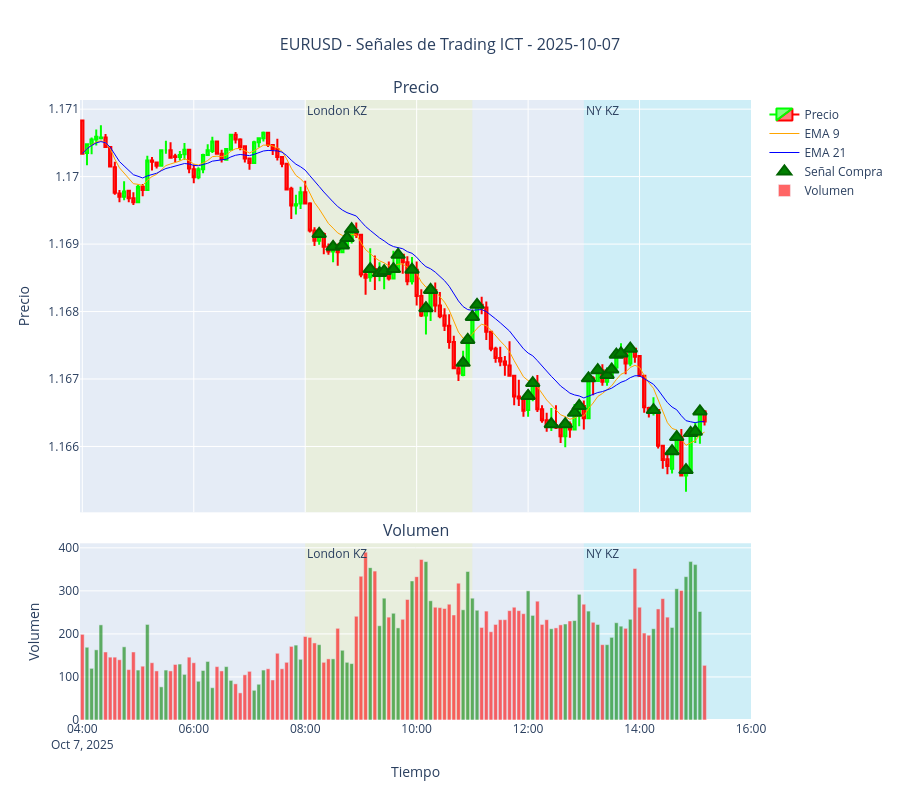

This figure's notebook cell:
### Markdown cell above
# Ejecución de Gráfico con Señales
Esta celda ejecuta la visualización del gráfico de velas japonesas con las señales de trading detectadas superpuestas.

### Code cell
# === GENERAR GRÁFICO CON SEÑALES DE TRADING ===

# Importar librerías necesarias
import pytz
from datetime import datetime
import pandas as pd
import MetaTrader5 as mt5

# Configuración
SYMBOL = 'EURUSD'
TIMEFRAME = mt5.TIMEFRAME_M5
LOCAL_TZ = "America/New_York"

# Inicializar MT5 si no está inicializado
if not mt5.initialize():
    print("Error al inicializar MT5")
    mt5.shutdown()
else:
    print("✅ MT5 inicializado correctamente")

# Obtener datos del día actual desde MT5
def get_daily_data_with_emas():
    """Obtiene datos diarios y calcula EMAs"""
    print("📊 Descargando datos desde MT5...")
    
    # Establecer timezone y obtener datos del día actual
    timezone = pytz.timezone(LOCAL_TZ)
    now = datetime.now(timezone)
    start_of_day = now.replace(hour=0, minute=0, second=0, microsecond=0)
    end_of_day = now.replace(hour=23, minute=59, second=59)
    
    # Obtener datos desde MT5
    rates = mt5.copy_rates_range(SYMBOL, TIMEFRAME, start_of_day, end_of_day)
    
    if rates is None or len(rates) == 0:
        print("❌ No se pudieron obtener datos de MT5")
        return None
    
    # Convertir a DataFrame
    df = pd.DataFrame(rates)
    df['time'] = pd.to_datetime(df['time'], unit='s')
    df.set_index('time', inplace=True)
    
    # Renombrar columnas para compatibilidad
    df.rename(columns={
        'open': 'Open',
        'high': 'High', 
        'low': 'Low',
        'close': 'Close',
        'tick_volume': 'Volume'
    }, inplace=True)
    
    # Calcular EMAs
    df['EMA_9'] = df['Close'].ewm(span=9).mean()
    df['EMA_21'] = df['Close'].ewm(span=21).mean()
    df['EMA_50'] = df['Close'].ewm(span=50).mean()
    
    print(f"✅ {len(df)} velas obtenidas de {SYMBOL}")
    return df

# Obtener datos actuales
current_data = get_daily_data_with_emas()

if current_data is not None and len(current_data) > 0:
    print(f"\n🔍 Generando señales de trading...")
    
    # Generar señales usando el predictor si está disponible
    predictor_model = globals().get('predictor', None)
    trading_signals = generate_signals_from_data(current_data, predictor_model)
    
    print(f"🎯 Señales detectadas: {len(trading_signals)}")
    
    # Mostrar resumen de señales
    if trading_signals:
        buy_signals = [s for s in trading_signals if 'LONG' in s['signal_type']]
        sell_signals = [s for s in trading_signals if 'SHORT' in s['signal_type']]
        
        print(f"📈 Señales de compra: {len(buy_signals)}")
        print(f"📉 Señales de venta: {len(sell_signals)}")
        
        # Mostrar las 3 señales con mayor probabilidad
        top_signals = sorted(trading_signals, key=lambda x: x['probability'], reverse=True)[:3]
        print(f"\n🏆 TOP 3 SEÑALES:")
        for i, signal in enumerate(top_signals, 1):
            signal_type = "🟢 LONG" if "LONG" in signal['signal_type'] else "🔴 SHORT"
            print(f"{i}. {signal['time'].strftime('%H:%M')} - {signal_type} @ {signal['price']:.5f} - {signal['probability']:.1%} ({signal['pattern']})")
    
    # Crear y mostrar el gráfico interactivo
    print(f"\n📊 Generando gráfico interactivo...")
    
    chart_title = f"{SYMBOL} - Señales de Trading ICT - {datetime.now().strftime('%Y-%m-%d')}"
    fig = create_trading_chart_with_signals(current_data, trading_signals, chart_title)
    
    # Agregar killzones como zonas sombreadas
    london_start = current_data.index[0].replace(hour=8, minute=0)
    london_end = current_data.index[0].replace(hour=11, minute=0)
    ny_start = current_data.index[0].replace(hour=13, minute=0)
    ny_end = current_data.index[0].replace(hour=16, minute=0)
    
    # Agregar zonas de killzones
    fig.add_vrect(
        x0=london_start, x1=london_end,
        fillcolor="rgba(255,255,0,0.1)",
        layer="below", line_width=0,
        annotation_text="London KZ", annotation_position="top left"
    )
    
    fig.add_vrect(
        x0=ny_start, x1=ny_end,
        fillcolor="rgba(0,255,255,0.1)", 
        layer="below", line_width=0,
        annotation_text="NY KZ", annotation_position="top left"
    )
    
    # Mostrar el gráfico
    fig.show()
    
    print(f"\n✅ Gráfico con señales generado exitosamente")
    
    # Estadísticas adicionales
    if len(current_data) > 0:
        price_change = ((current_data['Close'].iloc[-1] / current_data['Close'].iloc[0]) - 1) * 100
        daily_range = ((current_data['High'].max() / current_data['Low'].min()) - 1) * 100
        
        print(f"\n📊 ESTADÍSTICAS DEL DÍA:")
        print(f"💹 Cambio de precio: {price_change:+.2f}%")
        print(f"📏 Rango diario: {daily_range:.2f}%")
        print(f"📈 Precio actual: {current_data['Close'].iloc[-1]:.5f}")
        print(f"🔆 Máximo del día: {current_data['High'].max():.5f}")
        print(f"🔅 Mínimo del día: {current_data['Low'].min():.5f}")

else:
    print("❌ No se pudieron obtener datos para generar el gráfico")

### Figure 1 — Plotly figure (JSON) as saved in the notebook; plotly's stock layout.template omitted (floating-point values rounded to 4 significant figures; data arrays with more than 128 entries replaced by an {"elided": "..."} marker saying what was removed)
{"data": [{"close": {"elided": "135 float values"}, "decreasing": {"line": {"color": "#FF0000"}}, "high": {"elided": "135 float values"}, "increasing": {"line": {"color": "#00FF00"}}, "low": {"elided": "135 float values"}, "name": "Precio", "open": {"elided": "135 float values"}, "type": "candlestick", "x": {"elided": "135 str values"}, "xaxis": "x", "yaxis": "y"}, {"line": {"color": "orange", "width": 1}, "name": "EMA 9", "type": "scatter", "x": {"elided": "135 str values"}, "xaxis": "x", "y": {"elided": "135 float values"}, "yaxis": "y"}, {"line": {"color": "blue", "width": 1}, "name": "EMA 21", "type": "scatter", "x": {"elided": "135 str values"}, "xaxis": "x", "y": {"elided": "135 float values"}, "yaxis": "y"}, {"hovertemplate": "<b>COMPRA</b><br>Precio: %{y}<br>Tiempo: %{x}<br>%{text}<extra></extra>", "marker": {"color": "green", "line": {"color": "darkgreen", "width": 2}, "size": 12, "symbol": "triangle-up"}, "mode": "markers", "name": "Señal Compra", "text": ["Prob: 60.0%", "Prob: 60.0%", "Prob: 60.0%", "Prob: 60.0%", "Prob: 60.0%", "Prob: 60.0%", "Prob: 60.0%", "Prob: 60.0%", "Prob: 60.0%", "Prob: 60.0%", "Prob: 60.0%", "Prob: 60.0%", "Prob: 60.0%", "Prob: 60.0%", "Prob: 60.0%", "Prob: 60.0%", "Prob: 60.0%", "Prob: 60.0%", "Prob: 60.0%", "Prob: 60.0%", "Prob: 60.0%", "Prob: 60.0%", "Prob: 60.0%", "Prob: 60.0%", "Prob: 60.0%", "Prob: 60.0%", "Prob: 60.0%", "Prob: 60.0%", "Prob: 60.0%", "Prob: 60.0%", "Prob: 60.0%", "Prob: 60.0%", "Prob: 60.0%", "Prob: 60.0%", "Prob: 60.0%", "Prob: 60.0%", "Prob: 60.0%"], "type": "scatter", "x": ["2025-10-07T08:15:00", "2025-10-07T08:30:00", "2025-10-07T08:40:00", "2025-10-07T08:45:00", "2025-10-07T08:50:00", "2025-10-07T09:10:00", "2025-10-07T09:20:00", "2025-10-07T09:25:00", "2025-10-07T09:35:00", "2025-10-07T09:40:00", "2025-10-07T09:55:00", "2025-10-07T10:10:00", "2025-10-07T10:15:00", "2025-10-07T10:50:00", "2025-10-07T10:55:00", "2025-10-07T11:00:00", "2025-10-07T11:05:00", "2025-10-07T12:00:00", "2025-10-07T12:05:00", "2025-10-07T12:25:00", "2025-10-07T12:40:00", "2025-10-07T12:50:00", "2025-10-07T12:55:00", "2025-10-07T13:05:00", "2025-10-07T13:15:00", "2025-10-07T13:25:00", "2025-10-07T13:30:00", "2025-10-07T13:35:00", "2025-10-07T13:40:00", "2025-10-07T13:50:00", "2025-10-07T14:15:00", "2025-10-07T14:35:00", "2025-10-07T14:40:00", "2025-10-07T14:50:00", "2025-10-07T14:55:00", "2025-10-07T15:00:00", "2025-10-07T15:05:00"], "xaxis": "x", "y": [1.169, 1.169, 1.169, 1.169, 1.169, 1.169, 1.169, 1.169, 1.169, 1.169, 1.169, 1.168, 1.168, 1.167, 1.168, 1.168, 1.168, 1.167, 1.167, 1.166, 1.166, 1.167, 1.167, 1.167, 1.167, 1.167, 1.167, 1.167, 1.167, 1.167, 1.167, 1.166, 1.166, 1.166, 1.166, 1.166, 1.167], "yaxis": "y"}, {"marker": {"color": {"elided": "135 str values"}}, "name": "Volumen", "opacity": 0.6, "type": "bar", "x": {"elided": "135 str values"}, "xaxis": "x2", "y": {"elided": "135 int values"}, "yaxis": "y2"}], "layout": {"annotations": [{"font": {"size": 16}, "showarrow": false, "text": "Precio", "x": 0.5, "xanchor": "center", "xref": "paper", "y": 1.0, "yanchor": "bottom", "yref": "paper"}, {"font": {"size": 16}, "showarrow": false, "text": "Volumen", "x": 0.5, "xanchor": "center", "xref": "paper", "y": 0.285, "yanchor": "bottom", "yref": "paper"}, {"showarrow": false, "text": "London KZ", "x": "2025-10-07T08:00:00", "xanchor": "left", "xref": "x", "y": 1, "yanchor": "top", "yref": "y domain"}, {"showarrow": false, "text": "London KZ", "x": "2025-10-07T08:00:00", "xanchor": "left", "xref": "x2", "y": 1, "yanchor": "top", "yref": "y2 domain"}, {"showarrow": false, "text": "NY KZ", "x": "2025-10-07T13:00:00", "xanchor": "left", "xref": "x", "y": 1, "yanchor": "top", "yref": "y domain"}, {"showarrow": false, "text": "NY KZ", "x": "2025-10-07T13:00:00", "xanchor": "left", "xref": "x2", "y": 1, "yanchor": "top", "yref": "y2 domain"}], "height": 800, "hovermode": "x unified", "shapes": [{"fillcolor": "rgba(255,255,0,0.1)", "layer": "below", "line": {"width": 0}, "type": "rect", "x0": "2025-10-07T08:00:00", "x1": "2025-10-07T11:00:00", "xref": "x", "y0": 0, "y1": 1, "yref": "y domain"}, {"fillcolor": "rgba(255,255,0,0.1)", "layer": "below", "line": {"width": 0}, "type": "rect", "x0": "2025-10-07T08:00:00", "x1": "2025-10-07T11:00:00", "xref": "x2", "y0": 0, "y1": 1, "yref": "y2 domain"}, {"fillcolor": "rgba(0,255,255,0.1)", "layer": "below", "line": {"width": 0}, "type": "rect", "x0": "2025-10-07T13:00:00", "x1": "2025-10-07T16:00:00", "xref": "x", "y0": 0, "y1": 1, "yref": "y domain"}, {"fillcolor": "rgba(0,255,255,0.1)", "layer": "below", "line": {"width": 0}, "type": "rect", "x0": "2025-10-07T13:00:00", "x1": "2025-10-07T16:00:00", "xref": "x2", "y0": 0, "y1": 1, "yref": "y2 domain"}], "showlegend": true, "title": {"font": {"size": 16}, "text": "EURUSD - Señales de Trading ICT - 2025-10-07", "x": 0.5}, "xaxis": {"anchor": "y", "domain": [0, 1], "matches": "x2", "rangeslider": {"visible": false}, "showticklabels": false}, "xaxis2": {"anchor": "y2", "domain": [0, 1], "title": {"text": "Tiempo"}}, "yaxis": {"anchor": "x", "domain": [0.335, 1.0], "title": {"text": "Precio"}}, "yaxis2": {"anchor": "x2", "domain": [0, 0.285], "title": {"text": "Volumen"}}}}
